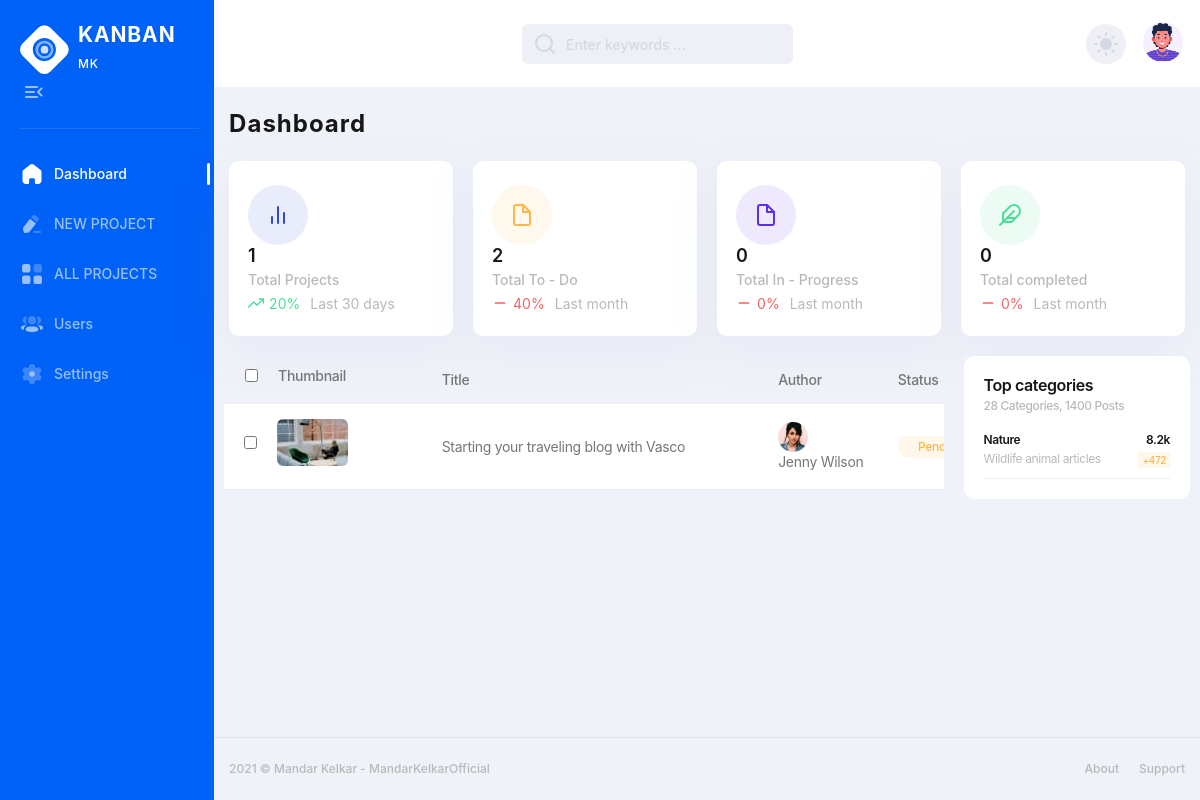
Before: / with the older database file.
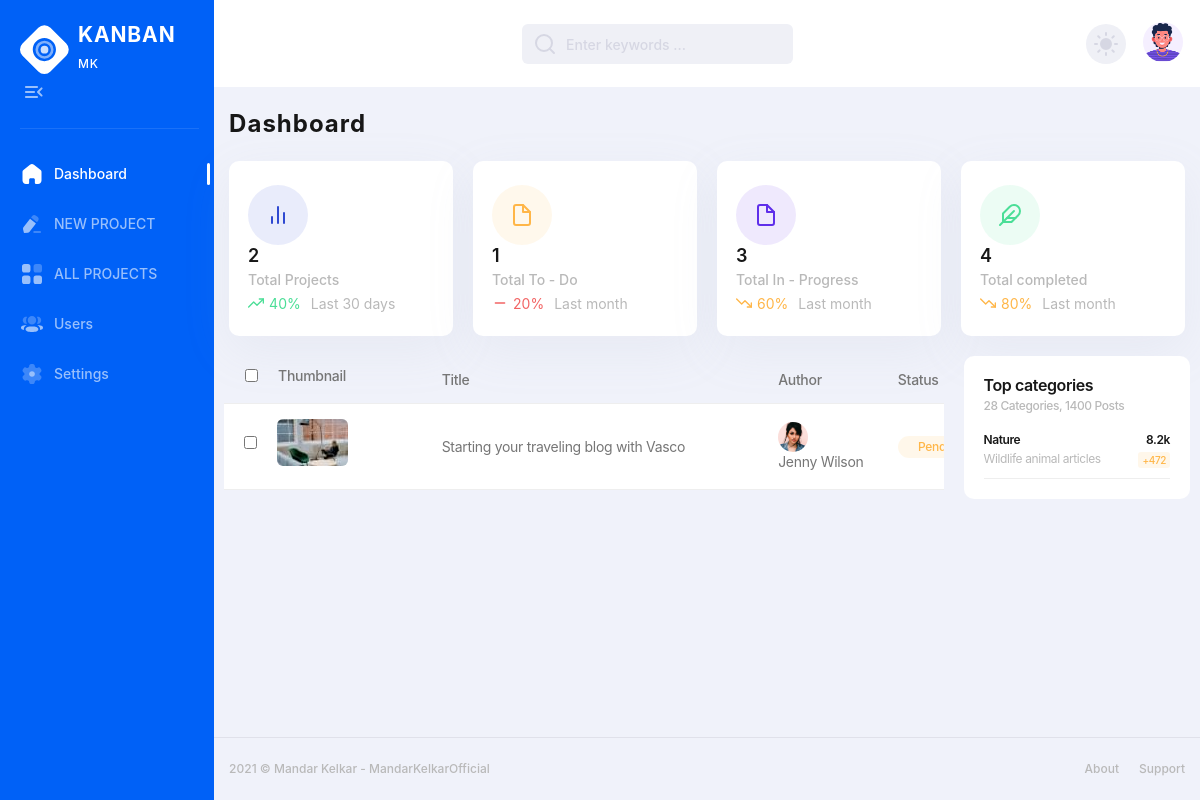
After: the same page with the newer database file.
### app.py (models this page shows)
class Totals(db.Model):
    id = db.Column(db.Integer, primary_key=True)
    total_projects = db.Column(db.Integer, default=0)
    total_todos = db.Column(db.Integer, default=0)
    total_inprogress = db.Column(db.Integer, default=0)
    total_completed = db.Column(db.Integer, default=0)

class ProgressInfo(db.Model):
    id = db.Column(db.Integer, primary_key=True)
    project_id = db.Column(db.Integer, db.ForeignKey('new_project.id'))
    timestamp = db.Column(db.DateTime, default=datetime.utcnow)
    total_projects = db.Column(db.Integer)
    total_todos = db.Column(db.Integer)
    total_inprogress = db.Column(db.Integer)
    total_completed = db.Column(db.Integer)

### app.py (the view)
@app.route('/', methods=['GET', 'POST'])
def index():
    totals = Totals.query.first()
    progress_info = ProgressInfo.query.order_by(
        ProgressInfo.timestamp.desc()).first()
    return render_template('index.html', totals=totals, progress_info=progress_info)

### templates/index.html (shortened to what this page needs)
{% extends 'base.html' %} {% block dashboard %}
active
{% endblock dashboard %}
{% block main %}
<div class="container">
    <h2 class="main-title">Dashboard</h2>
    <div class="row stat-cards">
        <div class="col-md-6 col-xl-3">
            <article class="stat-cards-item">
                <div class="stat-cards-icon primary">
                    <i data-feather="bar-chart-2" aria-hidden="true"></i>
                </div>
                <div class="stat-cards-info">
                    <p class="stat-cards-info__num">{{ totals.total_projects }}</p>
                    <p class="stat-cards-info__title">Total Projects</p>
                    <p class="stat-cards-info__progress">
                        <span
                            class="stat-cards-info__profit {% if progress_info.total_projects | default(0) > 10 %}success{% elif progress_info.total_projects | default(0) < 10 %}warning{% else %}danger{% endif %}">
                            {% if progress_info.total_projects | default(0) > 10 %}
                            <i data-feather="trending-up" aria-hidden="true"></i>
                            {% elif progress_info.total_projects | default(0) < 10 %} <i data-feather="trending-down"
                                aria-hidden="true"></i>
                                {% else %}
                                <i data-feather="minus" aria-hidden="true"></i>
                                {% endif %}
                                {{ progress_info.total_projects | default(0) }}%
                        </span>
                        Last 30 days
                    </p>
                </div>
            </article>
        </div>
        <div class="col-md-6 col-xl-3">
            <article class="stat-cards-item">
                <div class="stat-cards-icon warning">
                    <i data-feather="file" aria-hidden="true"></i>
                </div>
                <div class="stat-cards-info">
                    <p class="stat-cards-info__num">{{ totals.total_todos }}</p>
                    <p class="stat-cards-info__title">Total To - Do</p>
                    <p class="stat-cards-info__progress">
                        <span
                            class="stat-cards-info__profit {% if progress_info.total_todos | default(0) > 100 %}success{% elif progress_info.total_todos | default(0) > 50 %}warning{% else %}danger{% endif %}">
                            {% if progress_info.total_todos | default(0) > 100 %}
                            <i data-feather="trending-up" aria-hidden="true"></i>
                            {% elif progress_info.total_todos | default(0) > 50 %}
                            <i data-feather="trending-down" aria-hidden="true"></i>
                            {% else %}
                            <i data-feather="minus" aria-hidden="true"></i>
                            {% endif %}
                            {{ progress_info.total_todos | default(0) }}%
                        </span>
                        Last month
                    </p>
                </div>
            </article>
        </div>
        <div class="col-md-6 col-xl-3">
            <article class="stat-cards-item">
                <div class="stat-cards-icon purple">
                    <i data-feather="file" aria-hidden="true"></i>
                </div>
                <div class="stat-cards-info">
                    <p class="stat-cards-info__num">{{ totals.total_inprogress }}</p>
                    <p class="stat-cards-info__title">Total In - Progress</p>
                    <p class="stat-cards-info__progress">
                        <span
                            class="stat-cards-info__profit {% if progress_info.total_inprogress | default(0) > 100 %}success{% elif progress_info.total_inprogress | default(0) > 50 %}warning{% else %}danger{% endif %}">
                            {% if progress_info.total_inprogress | default(0) > 100 %}
                            <i data-feather="trending-up" aria-hidden="true"></i>
                            {% elif progress_info.total_inprogress | default(0) > 50 %}
                            <i data-feather="trending-down" aria-hidden="true"></i>
                            {% else %}
                            <i data-feather="minus" aria-hidden="true"></i>
                            {% endif %}
                            {{ progress_info.total_inprogress | default(0) }}%
                        </span>
                        Last month
                    </p>
                </div>
            </article>
        </div>
        <div class="col-md-6 col-xl-3">
            <article class="stat-cards-item">
                <div class="stat-cards-icon success">
                    <i data-feather="feather" aria-hidden="true"></i>
                </div>
                <div class="stat-cards-info">
                    <p class="stat-cards-info__num">{{ totals.total_completed }}</p>
                    <p class="stat-cards-info__title">Total completed</p>
                    <p class="stat-cards-info__progress">
                        <span
                            class="stat-cards-info__profit {% if progress_info.total_completed | default(0) > 100 %}success{% elif progress_info.total_completed | default(0) > 50 %}warning{% else %}danger{% endif %}">
                            {% if progress_info.total_completed | default(0) > 100 %}
                            <i data-feather="trending-up" aria-hidden="true"></i>
                            {% elif progress_info.total_completed | default(0) > 50 %}
                            <i data-feather="trending-down" aria-hidden="true"></i>
                            {% else %}
                            <i data-feather="minus" aria-hidden="true"></i>
                            {% endif %}
                            {{ progress_info.total_completed | default(0) }}%
                        </span>
                        Last month
                    </p>
                </div>
            </article>
        </div>
    </div>
    <div class="row">
        <div class="col-lg-9">
            <div class="users-table table-wrapper">
                <table class="posts-table">
                    <thead>
                        <tr class="users-table-info">
                            <th>
                                <label class="users-table__checkbox ms-20">
                                    <input type="checkbox" class="check-all">Thumbnail
                                </label>
                            </th>
                            <th>Title</th>
                            <th>Author</th>
                            <th>Status</th>
                        </tr>
                    </thead>
                    <tbody>
                        <tr>
                            <td>
                                <label class="users-table__checkbox">
                                    <input type="checkbox" class="check">
                                    <div class="categories-table-img">
                                        <picture>
                                            <img src="static/img/categories/01.jpg" alt="category">
                                        </picture>
                                    </div>
                                </label>
                            </td>
                            <td>
                                Starting your traveling blog with Vasco
                            </td>
                            <td>
                                <div class="pages-table-img">
                                    <picture>
                                        <img src="/static/img/avatar/avatar-face-04.png" alt="User Name">
                                    </picture>
                                    Jenny Wilson
                                </div>
                            </td>
                            <td><span class="badge-pending">Pending</span></td>
                        </tr>
                    </tbody>
                </table>
            </div>
        </div>
        <div class="col-lg-3">
            <article class="white-block">
                <div class="top-cat-title">
                    <h3>Top categories</h3>
                    <p>28 Categories, 1400 Posts</p>
                </div>
                <ul class="top-cat-list">
                    <li>
                        <a href="##">
                            <div class="top-cat-list__title">
                                Nature <span>8.2k</span>
                            </div>
                            <div class="top-cat-list__subtitle">
                                Wildlife animal articles <span class="warning">+472</span>
                            </div>
                        </a>
                    </li>
                </ul>
            </article>
        </div>
    </div>
</div>
{% endblock main %}

### templates/base.html (shortened to what this page needs)
<!DOCTYPE html>
<html lang="en">
<head>
    <link rel="stylesheet" href="https://maxcdn.bootstrapcdn.com/bootstrap/4.0.0/css/bootstrap.min.css">
    <link rel="stylesheet" href="https://maxcdn.bootstrapcdn.com/bootstrap/4.5.2/css/bootstrap.min.css">
    <link rel="stylesheet" href="/static/css/style.min.css">
</head>
<body>
    <div class="page-flex">
        <aside class="sidebar">
            <div class="sidebar-start">
                <div class="sidebar-head">
                    <a href="/" class="logo-wrapper" title="Home">
                        <span class="icon logo" aria-hidden="true"></span>
                        <div class="logo-text">
                            <span class="logo-title">KANBAN</span>
                            <span class="logo-subtitle">MK</span>
                        </div>
                    </a>
                    <button class="sidebar-toggle transparent-btn" title="Menu" type="button">
                        <span class="icon menu-toggle" aria-hidden="true"></span>
                    </button>
                </div>
                <div class="sidebar-body">
                    <ul class="sidebar-body-menu">
                        <li>
                            <a  class="{% block dashboard %}{% endblock dashboard %}" href="/"><span class="icon home" aria-hidden="true"></span>Dashboard</a>
                        </li>
                    </ul>
                    <ul class="sidebar-body-menu">
                        <li>
                            <a class="{% block newproject %}{% endblock newproject %}" href="/new_project"><span class="icon edit" aria-hidden="true"></span>NEW PROJECT</a>
                        </li>
                        <li>
                            <a class="{% block allproject %}{% endblock allproject %}" href="/all_project">
                                <span class="icon category " aria-hidden="true"></span>ALL PROJECTS
                            </a>
                        </li>
                        <li>
                            <a class="show-cat-btn" href="##">
                                <span class="icon user-3" aria-hidden="true"></span>Users
                            </a>
                        </li>
                        <li>
                            <a href="##"><span class="icon setting" aria-hidden="true"></span>Settings</a>
                        </li>
                    </ul>
                </div>
            </div>
        </aside>
        <div class="main-wrapper">
            <nav class="main-nav--bg">
                <div class="container d-flex justify-content-between align-items-center main-nav">
                    <div class="search-wrapper mx-auto">
                        <i data-feather="search" aria-hidden="true"></i>
                        <input type="text" placeholder="Enter keywords ...">
                    </div>
                    <div class="main-nav-end">
                        <button class="theme-switcher gray-circle-btn" type="button" title="Switch theme">
                            <i class="sun-icon" data-feather="sun" aria-hidden="true"></i>
                        </button>
                        <div class="nav-user-wrapper">
                            <button href="##" class="nav-user-btn dropdown-btn" title="My profile" type="button">
                                <span class="nav-user-img">
                                    <picture>
                                        <img
                                            src="/static/img/avatar/avatar-illustrated-02.png" alt="User name">
                                    </picture>
                                </span>
                            </button>
                        </div>
                    </div>
                </div>
            </nav>
            <main class="main users chart-page" id="skip-target">
          {% block main %}
          {% endblock main %}
        </main>
            <footer class="footer">
                <div class="container footer--flex">
                    <div class="footer-start">
                        <p>2021 © Mandar Kelkar - <a href="https://github.com/MandarKelkarOfficial" target="_blank"
                                rel="noopener noreferrer">MandarKelkarOfficial</a></p>
                    </div>
                    <ul class="footer-end">
                        <li><a href="https://maddysportfolio.netlify.app">About</a></li>
                        <li><a href="##">Support</a></li>
                    </ul>
                </div>
            </footer>
        </div>
    </div>
</body>
</html>

Changed rows visible on the page:
no longer on this page (row unchanged): ProgressInfo: total_projects "20", total_todos "40", total_inprogress "0", total_completed "0"
changed Totals: total_projects "1" → "2"; total_todos "2" → "1"; total_inprogress "0" → "3"; total_completed "0" → "4"
added ProgressInfo: total_projects "40", total_todos "20", total_inprogress "60", total_completed "80"
